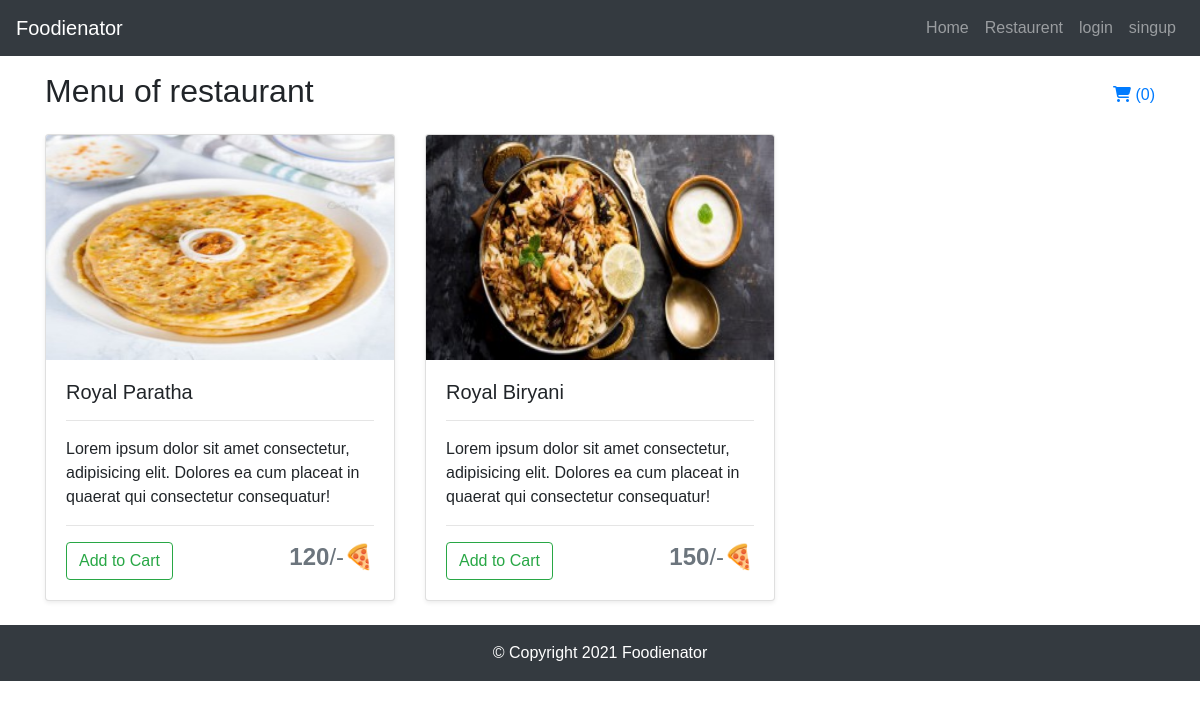
Screenshot of /dish/list/1 with the database file from the repository.
### tables this page shows
CREATE TABLE `dishesh` (
  `d_id` int(11) NOT NULL,
  `r_id` int(11) NOT NULL,
  `name` varchar(255) NOT NULL,
  `about` varchar(255) NOT NULL,
  `price` float NOT NULL,
  `img` text NOT NULL
);

### application/controllers/Dish.php (called while the page is built, shortened)
<?php
class Dish extends CI_Controller {
    function __construct(){
        $this->load->library('cart');
    }
    public function list($id) {
        $this->load->model('Menu_model');
        $dishesh = $this->Menu_model->getDishesh($id);
        $data['dishesh'] = $dishesh;
        $this->load->view('front/dish', $data);
    }
}

### index.php (called while the page is built, shortened)
<?php
require_once BASEPATH.'core/CodeIgniter.php';

### application/models/Menu_model.php (called while the page is built, shortened)
<?php
class Menu_model extends CI_Model {
    public function getDishesh($id) {
        $this->db->where('r_id', $id);
        $dish = $this->db->get('dishesh')->result_array();
        return $dish;
    }
}

### application/views/front/dish.php (the view)
<!DOCTYPE html>
<html lang="en">
<?php $this->load->view('front/header.php'); ?>
<div class="container">
    <div class="my-3 d-flex justify-content-between align-items-center">
        <h2>Menu of restaurant</h2>
        <a href="<?php echo base_url().'cart'; ?>" class="cart-link" title="View cart"><i
                class="fas fa-shopping-cart"></i>
            <span>(<?php echo $this->cart->total_items(); ?>)</span></a>
    </div>
    <div class="row">
        <?php if(!empty($dishesh)) { ?>
        <?php foreach($dishesh as $dish) { ?>
        <div class="col-md-4">
            <div class="card mb-4 shadow-sm">
                <?php $image = $dish['img'];?>
                <img class="bd-placeholder-img card-img-top" width="100%" height="225"
                    src="<?php echo base_url().'public/uploads/dishesh/thumb/'.$image; ?>">
                <div class="card-body">
                    <h5 class="card-title"><?php echo $dish['name']; ?></h5>
                    <hr>
                    <p class="card-text"><?php echo $dish['about']; ?></p>
                    <hr>
                    <div class="d-flex justify-content-between align-items-center">
                        <div class="btn-group">
                            <a href="<?php echo base_url().'Dish/addToCart/'.$dish['d_id']; ?>"
                                class="btn btn-outline-success">Add to
                                Cart</a>
                        </div>
                        <h4 class="text-muted"><b><?php echo $dish['price']; ?></b>/-🍕</h4>
                    </div>
                </div>
            </div>
        </div>
        <?php } ?>
        <?php } else { ?>
        <div class="jumbotron">
            <h1>No records found</h1>
        </div>
        <?php } ?>
    </div>
</div>
<?php $this->load->view('front/footer.php'); ?>
</html>

### application/views/front/header.php (shortened to what this page needs)
<head>
    <link rel="stylesheet" href="https://maxcdn.bootstrapcdn.com/bootstrap/4.5.2/css/bootstrap.min.css">
    <link rel="stylesheet" href="<?php echo base_url();?>public/front/css/index.css">
</head>
<body>
    <nav class="navbar navbar-expand-md bg-dark navbar-dark">
        <a class="navbar-brand" href="<?php echo base_url().'home/index';?>">Foodienator</a>
        <div class="collapse navbar-collapse" id="collapsibleNavbar">
            <ul class="navbar-nav ml-auto">
                <li class="nav-item">
                    <a class="nav-link" href="<?php echo base_url().'home/index';?>">Home</a>
                </li>
                <li class="nav-item">
                    <a class="nav-link" href="<?php echo base_url().'restaurant/index';?>">Restaurent</a>
                </li>
                <?php $user = $this->session->userdata('user');
                    if(empty($user)) {
                    ?>
                <li class="nav-item">
                    <a class="nav-link" href="<?php echo base_url().'login';?>">login</a>
                </li>
                <li class="nav-item">
                    <a class="nav-link" href="<?php echo base_url().'singup/index'?>">singup</a>
                </li>
                <?php } ?>
            </ul>
        </div>
    </nav>

### application/views/front/footer.php (shortened to what this page needs)
<footer class="section p-3 bg-dark text-white">
    <div class="text-center">&copy; Copyright 2021 Foodienator</div>
</footer>
</body>

### public/front/css/index.css (style rules this page uses)
body, html { height: 100%; margin: 0; font-family: Arial, Helvetica, sans-serif; }
.bd-placeholder-img { font-size: 1.125rem; text-anchor: middle; -webkit-user-select: none; -moz-user-select: none; -ms-user-select: none; user-select: none; }

### rows the page displays
dishesh: img (picture), name "Royal Paratha", about "Lorem ipsum dolor sit amet consectetur, adipisicing elit. Dolores ea cum placeat in quaerat qui consectetur consequatur!", price "120"
dishesh: img (picture), name "Royal Biryani", about "Lorem ipsum dolor sit amet consectetur, adipisicing elit. Dolores ea cum placeat in quaerat qui consectetur consequatur!", price "150"

### other values shown
$this->cart->total_items() "0"
